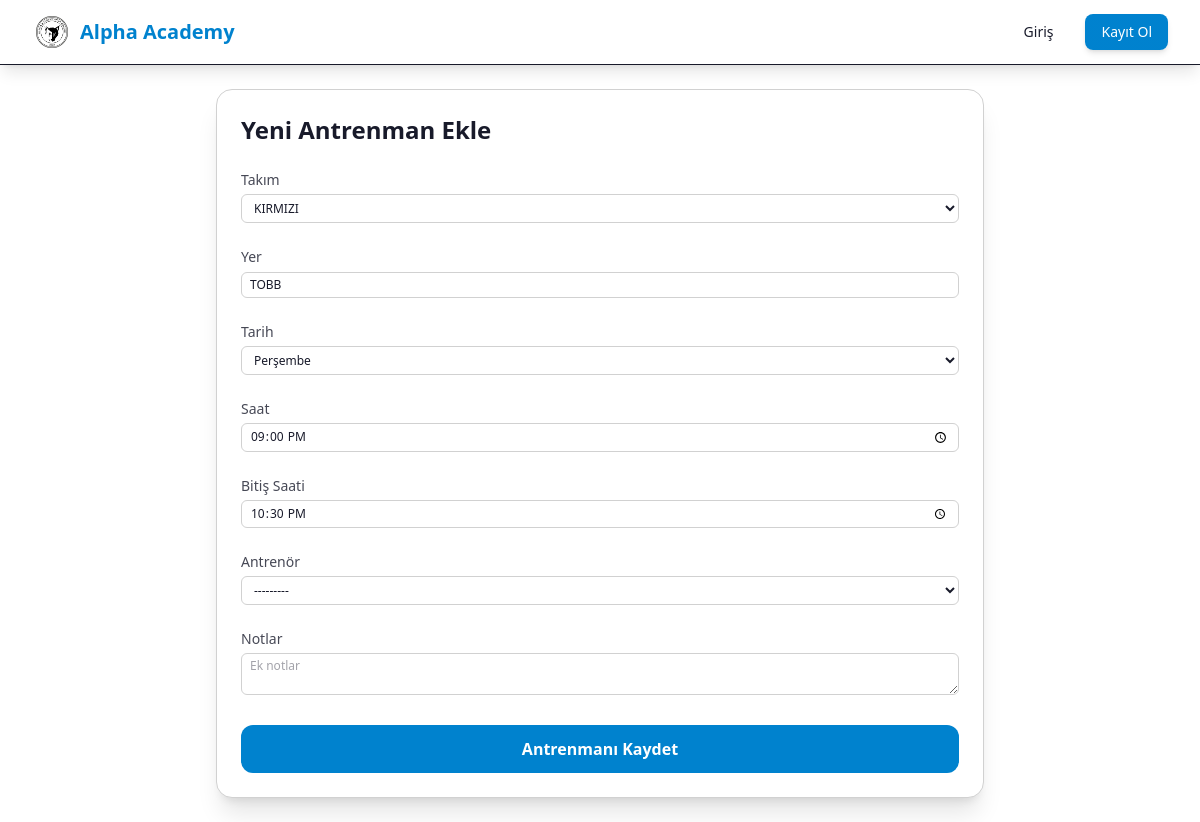
/teams/trainings/5/update/, run on an earlier commit of the app's database.
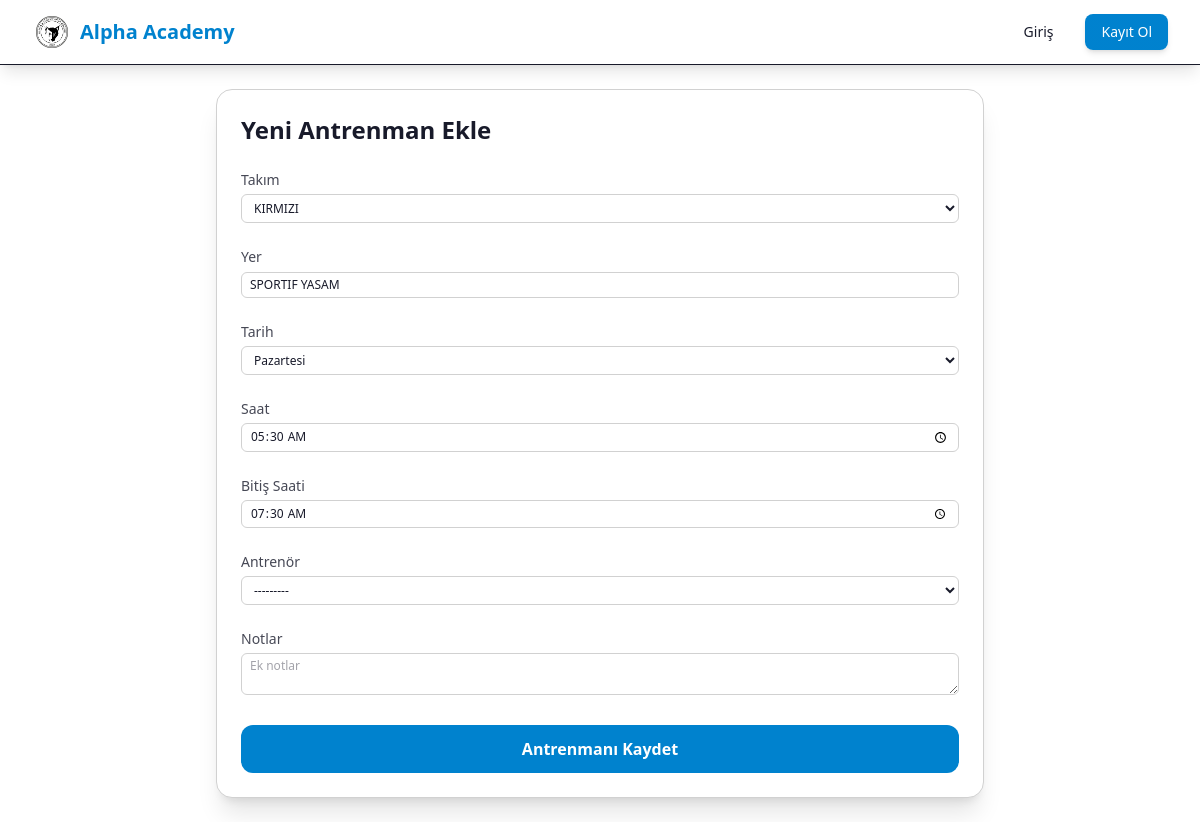
And on a later commit of the database.
### team/models.py (models this page shows, shortened)
class Training (models.Model):
    LOCATIONS = [
            ('TOBB', 'TOBB'),
            ('AYTEN SABAN', 'AYTEN SABAN'),
            ('SPORTIF YASAM', 'SPORTIF YASAM'),
            ('FENERBAHCE', 'FENERBAHCE'),
            ('Diğer', 'Diğer'),]
    DAYS_OF_WEEK = [
            (1, 'Pazartesi'),
            (2, 'Salı'),
            (3, 'Çarşamba'),
            (4, 'Perşembe'),
            (5, 'Cuma'),
            (6, 'Cumartesi'),
            (7, 'Pazar'),
        ]
    """
    Model for team training sessions
    """
    team = models.ForeignKey(Team, on_delete=models.CASCADE, related_name='trainings', verbose_name='Takım')
    day_of_week = models.IntegerField(verbose_name='Gün', choices=DAYS_OF_WEEK)  # 0=Monday, 6=Sunday
    time = models.TimeField(verbose_name='Saat')
    end_time = models.TimeField(verbose_name='Bitiş Saati', blank=True, null=True)
    location = models.CharField(max_length=200, verbose_name='Lokasyon',
                                choices=LOCATIONS)
    trainer = models.ForeignKey(settings.AUTH_USER_MODEL, on_delete=models.SET_NULL, null=True, blank=True, related_name='trainings', verbose_name='Antrenör')
    notes = models.TextField(blank=True, null=True, verbose_name='Notlar')
    created_at = models.DateTimeField(auto_now_add=True)
    updated_at = models.DateTimeField(auto_now=True)
    class Meta:
        verbose_name = 'Antrenman'
        verbose_name_plural = 'Antrenmanlar'
        ordering = ['-day_of_week', 'time']

### team/views.py (the view)
# urls.py: path('trainings/<int:pk>/update/', views.training_update, name='training_update'),
def training_update(request, pk):
    training = get_object_or_404(Training, pk=pk)
    if request.method == 'POST':
        form = TrainingForm(request.POST, instance=training)
        if form.is_valid():
            training = form.save()
            messages.success(request, f'Antrenman başarıyla güncellendi!')
            return redirect('team:training_list')
    else:
        form = TrainingForm(instance=training)
    context = {
        'form': form,
        'training': training,
        'title': 'Antrenman Düzenle'
    }
    return render(request, 'team/training_form.html', context)

### team/models.py (called while the page is built)
    def __str__(self):
        return self.name

### user/models.py (called while the page is built)
    def __str__(self):
        return self.adi + ' ' + self.soyadi + ' (' + self.email + ')'

### team/templates/team/training_form.html (shortened to what this page needs)
{% extends "user/base.html" %}
{% load static %}
{% block content %}
    <div class="max-w-3xl mx-auto bg-base-100 rounded-2xl shadow-xl p-6 border border-base-300">
        <h2 class="text-2xl font-bold mb-6">Yeni Antrenman Ekle</h2>
        <form method="post" class="space-y-6">
            <div>
                <label for="{{ form.team.id_for_label }}" class="block text-sm font-medium text-base-content/80 mb-1">Takım</label>
                {{ form.team }}
            </div>
            <div>
                <label for="{{ form.location.id_for_label }}" class="block text-sm font-medium text-base-content/80 mb-1">Yer</label>
                {{ form.location }}
            </div>
            <div>
                <label for="{{ form.day_of_week.id_for_label }}" class="block text-sm font-medium text-base-content/80 mb-1">Tarih</label>
                {{ form.day_of_week }}
            </div>
            <div>
                <label for="{{ form.time.id_for_label }}" class="block text-sm font-medium text-base-content/80 mb-1">Saat</label>
                {{ form.time }}
            </div>
            <div>
                <label for="{{ form.end_time.id_for_label }}" class="block text-sm font-medium text-base-content/80 mb-1">Bitiş Saati</label>
                {{ form.end_time }}
            </div>
            <div>
                <label for="{{ form.trainer.id_for_label }}" class="block text-sm font-medium text-base-content/80 mb-1">Antrenör</label>
                {{ form.trainer }}
            </div>
            <div>
                <label for="{{ form.notes.id_for_label }}" class="block text-sm font-medium text-base-content/80 mb-1">Notlar</label>
                {{ form.notes }}
            </div>
            <div>
                <button type="submit" class="w-full bg-primary text-primary-content font-bold py-3 px-6 rounded-xl hover:bg-primary-focus transition-all duration-300">Antrenmanı Kaydet</button>
            </div>
        </form>
        {% endblock %}

### user/templates/user/base.html (shortened to what this page needs)
{% load static %}
<!DOCTYPE html>
<html lang="tr" data-theme="synthwave">
<head>
    <link rel="stylesheet" href="{% static 'css/output.css' %}">
</head>
<body class="bg-linear-to-br from-secondary-50 via-white to-secondary-100 min-h-screen">
    <nav class="bg-white/80 backdrop-blur-md shadow-lg border-b border-secondary-200 sticky top-0 z-50">
        <div class="max-w-7xl mx-auto px-4 sm:px-6 lg:px-8">
            <div class="flex justify-between items-center h-16">
                <div class="flex items-center shrink-0">
                    <a href="{% url 'user:home' %}" class="flex items-center space-x-2 text-primary font-bold text-lg sm:text-xl hover:text-primary transition-colors">
                        <div class="w-10 h-10 rounded-lg flex items-center justify-center">
                            <img src="/media/landing/fk1.png" alt="Logo" class="w-8 h-8">
                        </div>
                        <span class="hidden sm:inline">Alpha Academy</span>
                    </a>
                </div>
                <div class="nav-menu hidden md:flex items-center space-x-2 lg:space-x-4">
                    {% if user.is_authenticated %}
                        <div class="hidden lg:flex items-center space-x-2 text-secondary-700 text-sm">
                            <svg class="w-4 h-4" fill="none" stroke="currentColor" viewBox="0 0 24 24">
                                <path stroke-linecap="round" stroke-linejoin="round" stroke-width="2" d="M16 7a4 4 0 11-8 0 4 4 0 018 0zM12 14a7 7 0 00-7 7h14a7 7 0 00-7-7z"></path>
                            </svg>
                            <span class="font-medium">{{ user.adi }}</span>
                        </div>
                        <a href="{% url 'user:home' %}" class="bg-primary text-primary-content hover:bg-primary/90 px-3 lg:px-4 py-2 rounded-lg text-xs lg:text-sm font-medium transition-colors flex items-center space-x-1 whitespace-nowrap">
                            <svg class="w-4 h-4" fill="none" stroke="currentColor" viewBox="0 0 24 24">
                                <path stroke-linecap="round" stroke-linejoin="round" stroke-width="2" d="M3 12l2-2m0 0l7-7 7 7M5 10v10a1 1 0 001 1h3m10-11l2 2m-2-2v10a1 1 0 01-1 1h-3m-6 0a1 1 0 001-1v-4a1 1 0 011-1h2a1 1 0 011 1v4a1 1 0 001 1m-6 0h6"></path>
                            </svg>
                            <span class="hidden sm:inline">Anasayfa</span>
                        </a>
                        {% if user.is_staff %}
                        <a href="{% url 'team:list' %}" class="bg-primary text-primary-content hover:bg-primary/90 px-3 lg:px-4 py-2 rounded-lg text-xs lg:text-sm font-medium transition-colors flex items-center space-x-1 whitespace-nowrap">
                            <svg class="w-4 h-4" fill="none" stroke="currentColor" viewBox="0 0 24 24">
                                <path stroke-linecap="round" stroke-linejoin="round" stroke-width="2" d="M19 11H5m14 0a2 2 0 012 2v6a2 2 0 01-2 2H5a2 2 0 01-2-2v-6a2 2 0 012-2m14 0V9a2 2 0 00-2-2M5 11V9a2 2 0 012-2m0 0V5a2 2 0 012-2h6a2 2 0 012 2v2M7 7h10"></path>
                            </svg>
                            <span class="hidden sm:inline">Takımlar</span>
                        </a>
                        <a href="{% url 'team:payment_list' %}" class="bg-primary text-primary-content hover:bg-primary/90 px-3 lg:px-4 py-2 rounded-lg text-xs lg:text-sm font-medium transition-colors flex items-center space-x-1 whitespace-nowrap">
                            <svg class="w-4 h-4" fill="none" stroke="currentColor" viewBox="0 0 24 24">
                                <path stroke-linecap="round" stroke-linejoin="round" stroke-width="2" d="M12 8c-1.657 0-3 .895-3 2s1.343 2 3 2 3 .895 3 2-1.343 2-3 2m0-8c1.11 0 2.08.402 2.599 1M12 8V7m0 1v8m0 0v1m0-1c-1.11 0-2.08-.402-2.599-1"></path>
                            </svg>
                            <span class="hidden sm:inline">Ödemeler</span>
                        </a>
                        <a href="{% url 'team:training_weekly' %}" class="bg-primary text-primary-content hover:bg-primary/90 px-3 lg:px-4 py-2 rounded-lg text-xs lg:text-sm font-medium transition-colors flex items-center space-x-1 whitespace-nowrap">
                            <svg class="w-4 h-4" fill="none" stroke="currentColor" viewBox="0 0 24 24">
                                <path stroke-linecap="round" stroke-linejoin="round" stroke-width="2" d="M12 8c-1.657 0-3 .895-3 2s1.343 2 3 2 3 .895 3 2-1.343 2-3 2m0-8c1.11 0 2.08.402 2.599 1M12 8V7m0 1v8m0 0v1m0-1c-1.11 0-2.08-.402-2.599-1"></path>
                            </svg>
                            <span class="hidden sm:inline">Antrenmanlar</span>
                        </a>
                        {% endif %}
                        <a href="{% url 'user:logout' %}" class="bg-secondary-100 text-secondary-700 hover:bg-secondary-200 px-3 lg:px-4 py-2 rounded-lg text-xs lg:text-sm font-medium transition-colors flex items-center space-x-1 whitespace-nowrap">
                            <svg class="w-4 h-4" fill="none" stroke="currentColor" viewBox="0 0 24 24">
                                <path stroke-linecap="round" stroke-linejoin="round" stroke-width="2" d="M17 16l4-4m0 0l-4-4m4 4H7m6 4v1a3 3 0 01-3 3H6a3 3 0 01-3-3V7a3 3 0 013-3h4a3 3 0 013 3v1"></path>
                            </svg>
                            <span class="hidden sm:inline">Çıkış</span>
                        </a>
                    {% else %}
                        <a href="{% url 'user:login' %}" class="text-secondary-700 hover:text-primary px-3 lg:px-4 py-2 rounded-lg text-xs lg:text-sm font-medium transition-colors">
                            Giriş
                        </a>
                        <a href="{% url 'user:register' %}" class="bg-gradient-to-r from-primary to-primary text-white hover:from-primary hover:to-primary px-3 lg:px-4 py-2 rounded-lg text-xs lg:text-sm font-medium transition-all duration-200 shadow-md hover:shadow-lg transform hover:-translate-y-0.5 whitespace-nowrap">
                            Kayıt Ol
                        </a>
                    {% endif %}
                </div>
            </div>
        </div>
    </nav>
    <div class="max-w-7xl mx-auto py-4 sm:py-6 px-4 sm:px-6 lg:px-8">
        {% block content %}{% endblock %}
    </div>
</body>
</html>

What changed in the data, as far as the page shows it:
changed Training "KIRMIZI": location "TOBB" → "SPORTIF YASAM"; day_of_week "Perşembe" → "Pazartesi"; time "21:00:00" → "05:30:00"; end_time "22:30:00" → "07:30:00"
